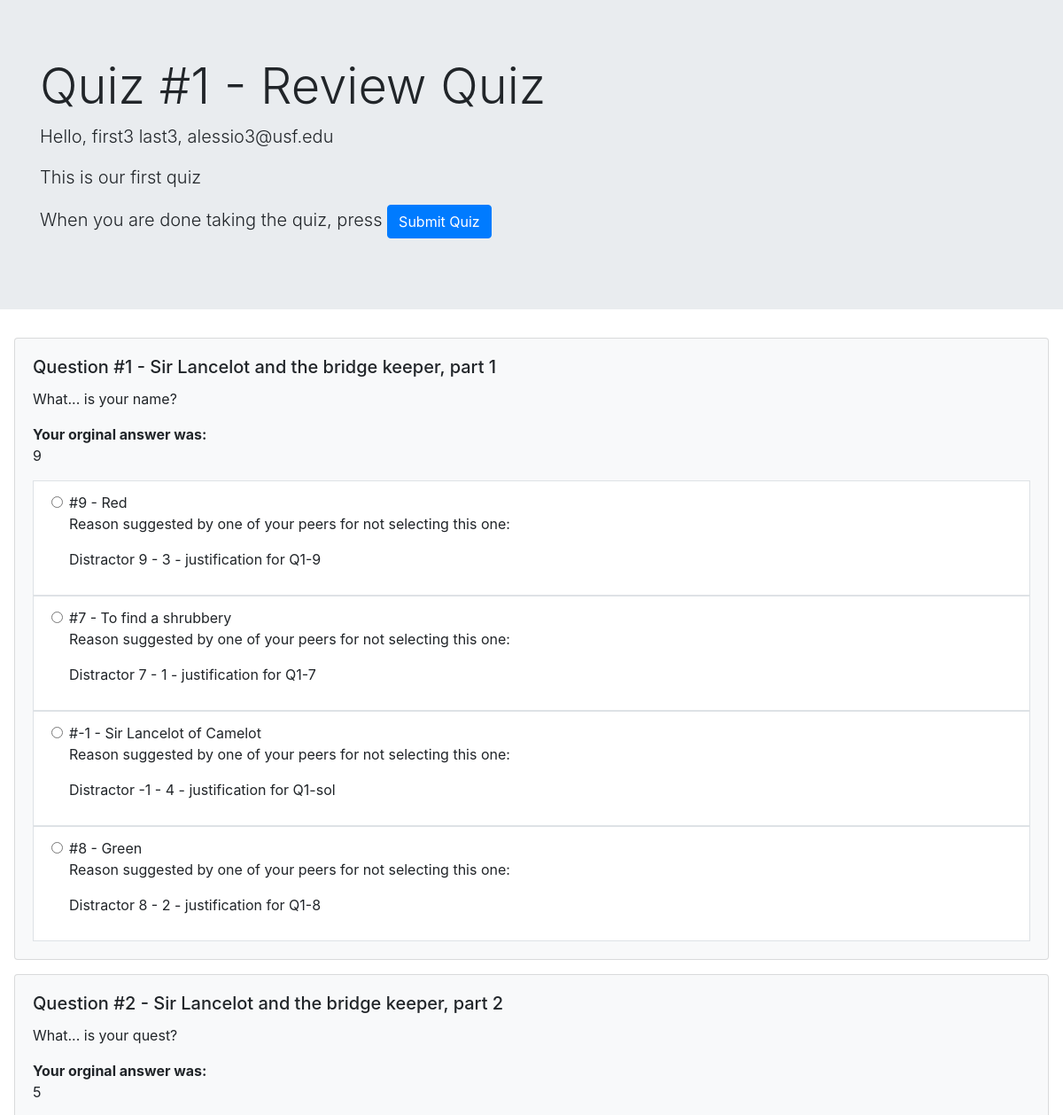
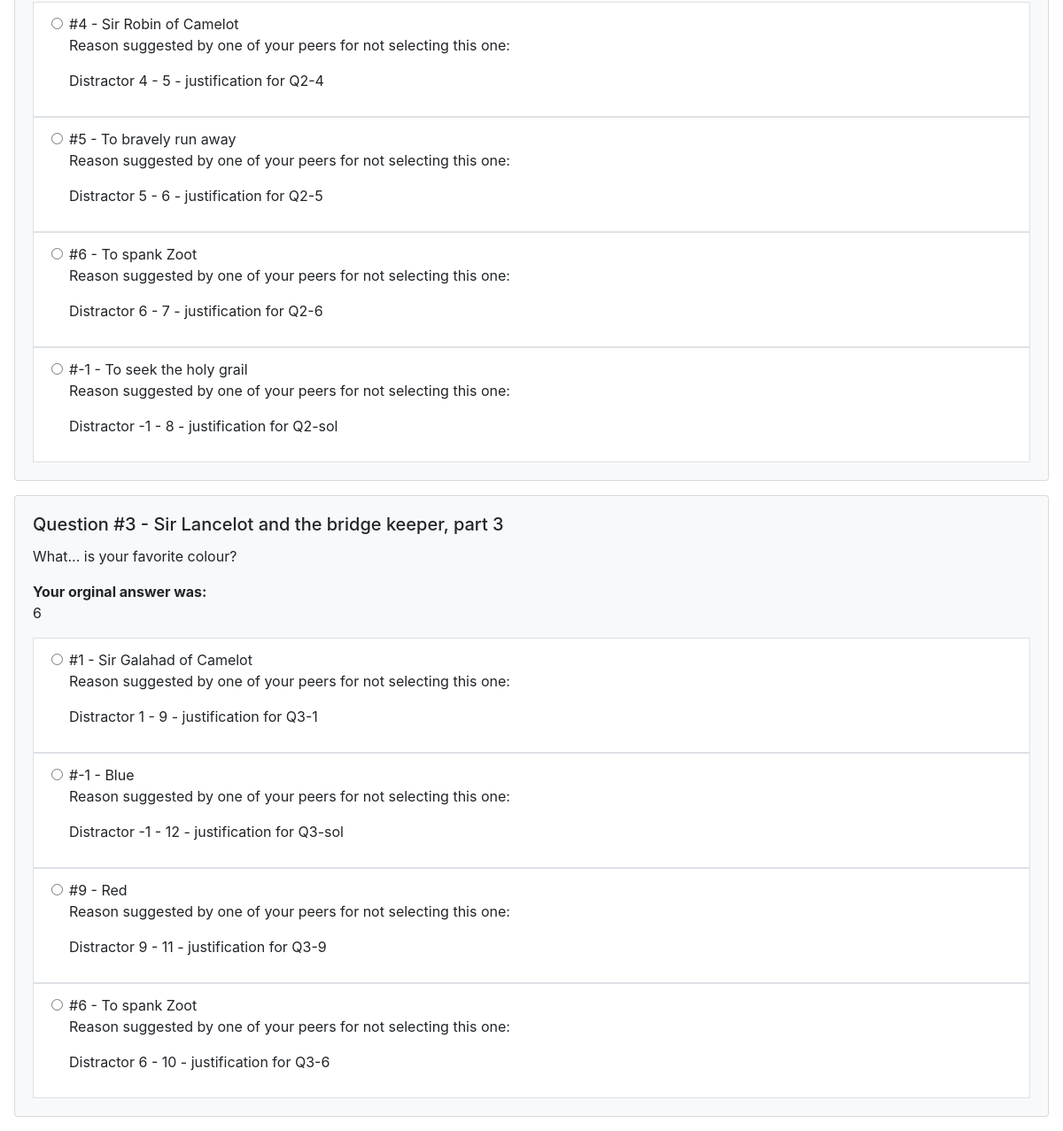
/student/1 (signed in), run on the app's committed database (2 pictures, top to bottom).
### evopie/models.py (models this page shows, shortened)
class Quiz(DB.Model):
    id = DB.Column(DB.Integer, primary_key=True)
    author_id = DB.Column(DB.Integer, DB.ForeignKey('user.id'))
    quiz_questions = DB.relationship('QuizQuestion', secondary=relation_questions_vs_quizzes, lazy='subquery',
       backref=DB.backref('quizzes', lazy=True))
    quiz_attempts = DB.relationship('QuizAttempt', backref='quiz', lazy=True)
    title = DB.Column(DB.String)
    description = DB.Column(DB.String)
    author_tags = DB.Column(DB.String)

class User(UserMixin, DB.Model):
    id = DB.Column(DB.Integer, primary_key=True)
    email = DB.Column(DB.String)
    first_name = DB.Column(DB.String)
    last_name = DB.Column(DB.String)
    password = DB.Column(DB.String)
    role = DB.Column(DB.String)
    quizzes = DB.relationship('Quiz', backref='author', lazy=True)
    quiz_attempts = DB.relationship('QuizAttempt', backref='student', lazy=True)
    def is_student(self):
        return self.role == "STUDENT"

class Question(DB.Model):
    id = DB.Column(DB.Integer, primary_key=True)
    title = DB.Column(DB.String, nullable=False)
    stem = DB.Column(DB.String, nullable=False)
    answer = DB.Column(DB.String, nullable=False)
    distractors = DB.relationship('Distractor', backref='question', lazy=True)
    quiz_questions = DB.relationship('QuizQuestion', backref='question', lazy=True)

class Distractor(DB.Model):
    id = DB.Column(DB.Integer, primary_key=True)
    answer = DB.Column(DB.String, nullable=False)
    question_id = DB.Column(None, DB.ForeignKey('question.id'))

class Justification(DB.Model):
    id = DB.Column(DB.Integer, primary_key=True)
    quiz_question_id = DB.Column(DB.Integer, DB.ForeignKey('quiz_question.id'), nullable=False)
    distractor_id = DB.Column(DB.Integer, DB.ForeignKey('distractor.id'), nullable=False)
    student_id = DB.Column(DB.Integer, DB.ForeignKey('user.id'), nullable=False)
    justification = DB.Column(DB.String) # FIXME do we allow duplicates like empty strings?

### evopie/routes_pages.py (the view)
@pages.route('/student/<int:qid>', methods=['GET'])
@login_required
def get_student(qid):
    if not current_user.is_student():
        response = ('You are not allowed to take this quiz', 403, {"Content-Type": "application/json"})
        return make_response(response)
    u = models.User.query.get_or_404(current_user.id)
    q = models.Quiz.query.get_or_404(qid)
    quiz_questions = [question.dump_as_dict() for question in q.quiz_questions]
    a = models.QuizAttempt.query.filter_by(student_id=current_user.id).filter_by(quiz_id=qid).all()
    if a: # step == 2
        quiz_justifications = {}
        for quiz_question in q.quiz_questions:
            question_justifications = {}
            for distractor in quiz_question.distractors:
                question_justifications[str(distractor.id)] = models.Justification.query\
                    .filter_by(quiz_question_id=quiz_question.id)\
                    .filter_by(distractor_id=distractor.id)\
                    .all()
            question_justifications["-1"] = models.Justification.query\
                .filter_by(quiz_question_id=quiz_question.id)\
                .filter_by(distractor_id="-1")\
                .all()
            quiz_justifications[str(quiz_question.id)] = question_justifications
        for key_question in quiz_justifications:
            for key_distractor in quiz_justifications[key_question]:
                index = random.randint(0,len(quiz_justifications[key_question][key_distractor])-1)
                neo = quiz_justifications[key_question][key_distractor][index]
                quiz_justifications[key_question][key_distractor] = {
                    "id" : neo.id,
                    "justification": neo.justification
                }
        return render_template('student2.html', quiz=q, questions=quiz_questions, student=u, attempt=a[0], justifications=quiz_justifications)
    else: # step == 1
        return render_template('student1.html', quiz=q, questions=quiz_questions, student=u)

### evopie/__init__.py (called while the page is built)
@login_manager.user_loader
def load_user(user_id):
    return User.query.get(int(user_id))

### evopie/models.py (called while the page is built)
    def dump_as_dict(self):
        result = {  "id" : self.id,
                    "title": self.question.title,
                    "stem": self.question.stem,
                    "answer": self.question.answer,
                    "alternatives": [] }
        tmp1 = [] # list of distractors IDs, -1 for right answer
        tmp2 = [] # list of alternatives, including the right answer
        tmp1.append(-1)
        tmp2.append(self.question.answer)
        for d in self.distractors:
            tmp1.append(d.id)
            tmp2.append(d.answer)
        result['alternatives'] = [list(tup) for tup in zip(tmp1,tmp2)]
        shuffle(result['alternatives'])
        return result

### evopie/templates/student2.html (shortened to what this page needs)
{% extends 'base.html' %}
{% block content %}
<div class="jumbotron jumbotron-fluid">
    <div class="container">
        <h1 class="display-4">Quiz #{{quiz.id}} - {{quiz.title}}</h1>
        <p class="lead">
            Hello, {{student.first_name}} {{student.last_name}}, {{student.email}}
        </p>
        <p class="lead">
            {{quiz.description}}
        </p>
        <p class="lead">
            When you are done taking the quiz, press <button class="btn btn-primary" onclick="submitQuiz()">Submit Quiz</button>
        </p>
    </div>
</div>
    {% for q in questions %}
        <div class="card bg-light m-3">
            <div class="card-body" bg-light>
                <h5 class="card-title">Question #{{q.id}} - {{q.title}}</h5>
                <p class="card-text">{{q.stem}}</p>
                <dl>
                    <dt>Your orginal answer was:</dt>
                    <dd id='question_{{q.id}}_original_answer'>
                    </dd>
                </dl>
                <ul class="list-group list-group-flush">
                {% for id,alt in q.alternatives %}
                    <li class="list-group-item border border-primaryrounded">
                        <div class="form-group">
                            <div id="alternative_{{q.id}}_{{id}}"
                                class="form-check">
                                <input type="radio"
                                    name="question_{{q.id}}"
                                    id="alternative_{{q.id}}_{{id}}_check" value="{{id}}"
                                    class="form-check-input"></input>
                                <label for="alternative_{{q.id}}_{{id}}_check"
                                    class="form-check-label">#{{id}} - {{alt}}</label>
                                <p> Reason suggested by one of your peers for not selecting this one: </p>
                                <p>
                                    {% for question_key, question in justifications.items() %}
                                        {% if question_key|int == q.id|int %}
                                            {% for distractor_key,justification in question.items() %}
                                                {% if distractor_key|int == id|int %}
                                                    <p> Distractor {{ distractor_key }} - {{ justification["id"] }} - {{ justification["justification"] }} </p>
                                                {% endif %}
                                            {% endfor %}
                                        {% endif %}
                                    {% endfor %}
                                </p>
                            </div>
                        </div>
                    </li>
                {% endfor %}
                </ul>
            </div>
        </div>
    {% endfor %}
{% endblock %}

### data on the page
Quiz: id "1", title "Review Quiz", description "This is our first quiz"
User: first_name "first3", last_name "last3", email "alessio3@usf.edu"
Question: id "1", title "Sir Lancelot and the bridge keeper, part 1", stem "What... is your name?", id "-1", answer "Sir Lancelot of Camelot", question "-1", id "4"
Distractor: id "9", answer "Red", question "9" "9", id "3" "11"
Justification: justification "justification for Q1-9"
Distractor: id "7", answer "To find a shrubbery", question "7", id "1"
Justification: justification "justification for Q1-7"
Justification: justification "justification for Q1-sol"
Distractor: id "8", answer "Green", question "8", id "2"
Justification: justification "justification for Q1-8"
Question: id "2", title "Sir Lancelot and the bridge keeper, part 2", stem "What... is your quest?", id "-1", answer "To seek the holy grail", question "-1", id "8"
Distractor: id "4", answer "Sir Robin of Camelot", question "4", id "5"
Justification: justification "justification for Q2-4"
Distractor: id "5", answer "To bravely run away", question "5", id "6"
Justification: justification "justification for Q2-5"
Distractor: id "6", answer "To spank Zoot", question "6" "6", id "7" "10"
Justification: justification "justification for Q2-6"
Justification: justification "justification for Q2-sol"
Question: id "3", title "Sir Lancelot and the bridge keeper, part 3", stem "What... is your favorite colour?", id "-1", answer "Blue", question "-1", id "12"
Distractor: id "1", answer "Sir Galahad of Camelot", question "1", id "9"
Justification: justification "justification for Q3-1"
Justification: justification "justification for Q3-sol"
Justification: justification "justification for Q3-9"
Justification: justification "justification for Q3-6"
